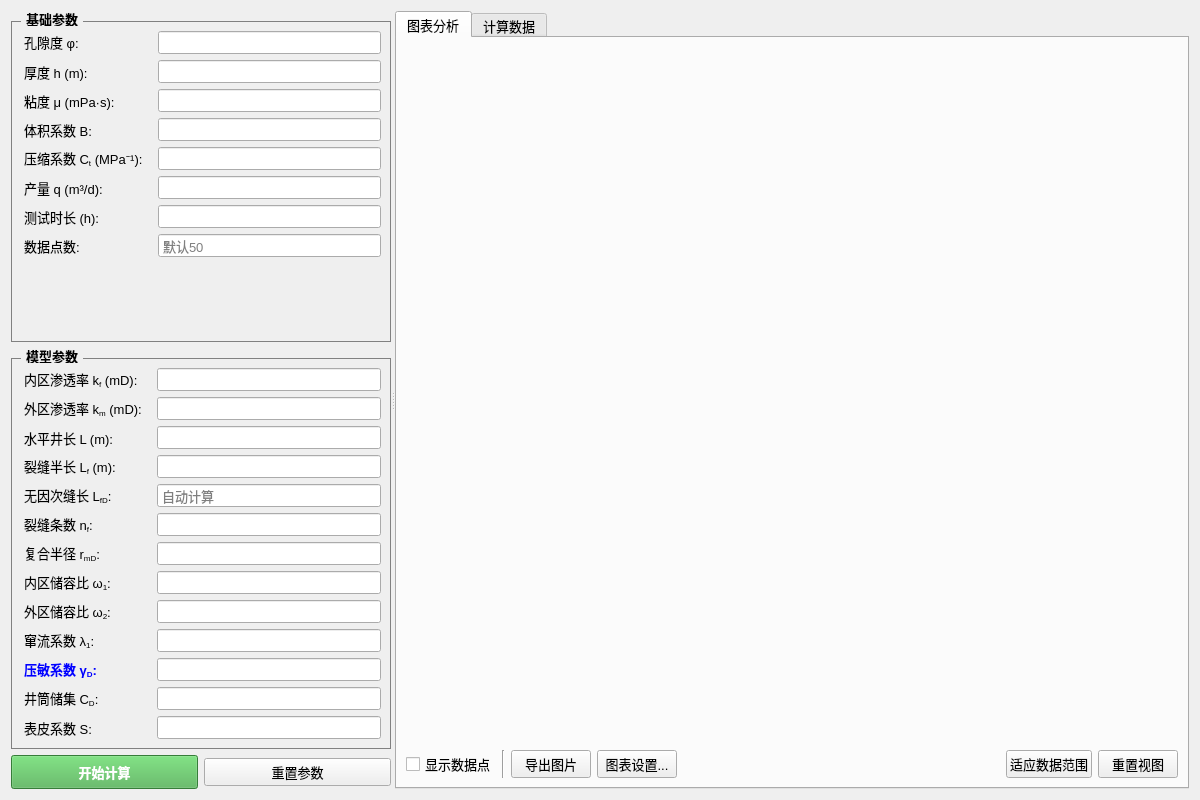
<?xml version="1.0" encoding="UTF-8"?>
<ui version="4.0">
 <class>ModelWidget1</class>
 <widget class="QWidget" name="ModelWidget1">
  <property name="geometry">
   <rect>
    <x>0</x>
    <y>0</y>
    <width>1200</width>
    <height>800</height>
   </rect>
  </property>
  <property name="windowTitle">
   <string>ModelWidget1 - 变井储压裂水平井</string>
  </property>
  <property name="styleSheet">
   <string notr="true">QWidget { color: black; font-family: &quot;Microsoft YaHei&quot;; font-size: 10pt; } QGroupBox { font-weight: bold; border: 1px solid gray; margin-top: 10px; } QGroupBox::title { subcontrol-origin: margin; left: 10px; padding: 0 3px; } QLineEdit { padding: 2px; } QLabel { padding-right: 5px; }</string>
  </property>
  <layout class="QHBoxLayout" name="horizontalLayout">
   <item>
    <widget class="QSplitter" name="splitter">
     <property name="orientation">
      <enum>Qt::Horizontal</enum>
     </property>
     <widget class="QWidget" name="leftPanel" native="true">
      <property name="maximumSize">
       <size>
        <width>380</width>
        <height>16777215</height>
       </size>
      </property>
      <layout class="QVBoxLayout" name="verticalLayout">
       <item>
        <widget class="QGroupBox" name="basicParamGroup">
         <property name="title">
          <string>基础参数</string>
         </property>
         <layout class="QFormLayout" name="formLayout_Base">
          <item row="0" column="0">
           <widget class="QLabel" name="label_phi">
            <property name="text">
             <string>&lt;html&gt;&lt;head/&gt;&lt;body&gt;&lt;p&gt;孔隙度 φ:&lt;/p&gt;&lt;/body&gt;&lt;/html&gt;</string>
            </property>
           </widget>
          </item>
          <item row="0" column="1">
           <widget class="QLineEdit" name="phiEdit"/>
          </item>
          <item row="1" column="0">
           <widget class="QLabel" name="label_h">
            <property name="text">
             <string>厚度 h (m):</string>
            </property>
           </widget>
          </item>
          <item row="1" column="1">
           <widget class="QLineEdit" name="hEdit"/>
          </item>
          <item row="2" column="0">
           <widget class="QLabel" name="label_mu">
            <property name="text">
             <string>粘度 μ (mPa·s):</string>
            </property>
           </widget>
          </item>
          <item row="2" column="1">
           <widget class="QLineEdit" name="muEdit"/>
          </item>
          <item row="3" column="0">
           <widget class="QLabel" name="label_B">
            <property name="text">
             <string>体积系数 B:</string>
            </property>
           </widget>
          </item>
          <item row="3" column="1">
           <widget class="QLineEdit" name="BEdit"/>
          </item>
          <item row="4" column="0">
           <widget class="QLabel" name="label_Ct">
            <property name="text">
             <string>&lt;html&gt;&lt;head/&gt;&lt;body&gt;&lt;p&gt;压缩系数 C&lt;sub&gt;t&lt;/sub&gt; (MPa⁻¹):&lt;/p&gt;&lt;/body&gt;&lt;/html&gt;</string>
            </property>
           </widget>
          </item>
          <item row="4" column="1">
           <widget class="QLineEdit" name="CtEdit"/>
          </item>
          <item row="5" column="0">
           <widget class="QLabel" name="label_q">
            <property name="text">
             <string>产量 q (m³/d):</string>
            </property>
           </widget>
          </item>
          <item row="5" column="1">
           <widget class="QLineEdit" name="qEdit"/>
          </item>
          <item row="6" column="0">
           <widget class="QLabel" name="label_t">
            <property name="text">
             <string>测试时长 (h):</string>
            </property>
           </widget>
          </item>
          <item row="6" column="1">
           <widget class="QLineEdit" name="tEdit"/>
          </item>
          <item row="7" column="0">
           <widget class="QLabel" name="label_points">
            <property name="text">
             <string>数据点数:</string>
            </property>
           </widget>
          </item>
          <item row="7" column="1">
           <widget class="QLineEdit" name="pointsEdit">
            <property name="placeholderText">
             <string>默认50</string>
            </property>
           </widget>
          </item>
         </layout>
        </widget>
       </item>
       <item>
        <widget class="QGroupBox" name="modelParamGroup">
         <property name="title">
          <string>模型参数</string>
         </property>
         <layout class="QFormLayout" name="formLayout_Model">
          <item row="0" column="0">
           <widget class="QLabel" name="label_kf">
            <property name="text">
             <string>&lt;html&gt;&lt;head/&gt;&lt;body&gt;&lt;p&gt;内区渗透率 k&lt;sub&gt;f&lt;/sub&gt; (mD):&lt;/p&gt;&lt;/body&gt;&lt;/html&gt;</string>
            </property>
           </widget>
          </item>
          <item row="0" column="1">
           <widget class="QLineEdit" name="kfEdit"/>
          </item>
          <item row="1" column="0">
           <widget class="QLabel" name="label_km">
            <property name="text">
             <string>&lt;html&gt;&lt;head/&gt;&lt;body&gt;&lt;p&gt;外区渗透率 k&lt;sub&gt;m&lt;/sub&gt; (mD):&lt;/p&gt;&lt;/body&gt;&lt;/html&gt;</string>
            </property>
           </widget>
          </item>
          <item row="1" column="1">
           <widget class="QLineEdit" name="kmEdit"/>
          </item>
          <item row="2" column="0">
           <widget class="QLabel" name="label_L">
            <property name="text">
             <string>水平井长 L (m):</string>
            </property>
           </widget>
          </item>
          <item row="2" column="1">
           <widget class="QLineEdit" name="LEdit"/>
          </item>
          <item row="3" column="0">
           <widget class="QLabel" name="label_Lf">
            <property name="text">
             <string>&lt;html&gt;&lt;head/&gt;&lt;body&gt;&lt;p&gt;裂缝半长 L&lt;sub&gt;f&lt;/sub&gt; (m):&lt;/p&gt;&lt;/body&gt;&lt;/html&gt;</string>
            </property>
           </widget>
          </item>
          <item row="3" column="1">
           <widget class="QLineEdit" name="LfEdit"/>
          </item>
          <item row="4" column="0">
           <widget class="QLabel" name="label_LfD">
            <property name="text">
             <string>&lt;html&gt;&lt;head/&gt;&lt;body&gt;&lt;p&gt;无因次缝长 L&lt;sub&gt;fD&lt;/sub&gt;:&lt;/p&gt;&lt;/body&gt;&lt;/html&gt;</string>
            </property>
           </widget>
          </item>
          <item row="4" column="1">
           <widget class="QLineEdit" name="LfDEdit">
            <property name="readOnly">
             <bool>true</bool>
            </property>
            <property name="placeholderText">
             <string>自动计算</string>
            </property>
           </widget>
          </item>
          <item row="5" column="0">
           <widget class="QLabel" name="label_nf">
            <property name="text">
             <string>&lt;html&gt;&lt;head/&gt;&lt;body&gt;&lt;p&gt;裂缝条数 n&lt;sub&gt;f&lt;/sub&gt;:&lt;/p&gt;&lt;/body&gt;&lt;/html&gt;</string>
            </property>
           </widget>
          </item>
          <item row="5" column="1">
           <widget class="QLineEdit" name="nfEdit"/>
          </item>
          <item row="6" column="0">
           <widget class="QLabel" name="label_rmD">
            <property name="text">
             <string>&lt;html&gt;&lt;head/&gt;&lt;body&gt;&lt;p&gt;复合半径 r&lt;sub&gt;mD&lt;/sub&gt;:&lt;/p&gt;&lt;/body&gt;&lt;/html&gt;</string>
            </property>
           </widget>
          </item>
          <item row="6" column="1">
           <widget class="QLineEdit" name="rmDEdit"/>
          </item>
          <item row="7" column="0">
           <widget class="QLabel" name="label_omga1">
            <property name="text">
             <string>&lt;html&gt;&lt;head/&gt;&lt;body&gt;&lt;p&gt;内区储容比 ω&lt;sub&gt;1&lt;/sub&gt;:&lt;/p&gt;&lt;/body&gt;&lt;/html&gt;</string>
            </property>
           </widget>
          </item>
          <item row="7" column="1">
           <widget class="QLineEdit" name="omga1Edit"/>
          </item>
          <item row="8" column="0">
           <widget class="QLabel" name="label_omga2">
            <property name="text">
             <string>&lt;html&gt;&lt;head/&gt;&lt;body&gt;&lt;p&gt;外区储容比 ω&lt;sub&gt;2&lt;/sub&gt;:&lt;/p&gt;&lt;/body&gt;&lt;/html&gt;</string>
            </property>
           </widget>
          </item>
          <item row="8" column="1">
           <widget class="QLineEdit" name="omga2Edit"/>
          </item>
          <item row="9" column="0">
           <widget class="QLabel" name="label_remda1">
            <property name="text">
             <string>&lt;html&gt;&lt;head/&gt;&lt;body&gt;&lt;p&gt;窜流系数 λ&lt;sub&gt;1&lt;/sub&gt;:&lt;/p&gt;&lt;/body&gt;&lt;/html&gt;</string>
            </property>
           </widget>
          </item>
          <item row="9" column="1">
           <widget class="QLineEdit" name="remda1Edit"/>
          </item>
          <item row="10" column="0">
           <widget class="QLabel" name="label_gamaD">
            <property name="styleSheet">
             <string notr="true">color: blue; font-weight: bold;</string>
            </property>
            <property name="text">
             <string>&lt;html&gt;&lt;head/&gt;&lt;body&gt;&lt;p&gt;压敏系数 γ&lt;sub&gt;D&lt;/sub&gt;:&lt;/p&gt;&lt;/body&gt;&lt;/html&gt;</string>
            </property>
            <property name="toolTip">
             <string>渗透率模量</string>
            </property>
           </widget>
          </item>
          <item row="10" column="1">
           <widget class="QLineEdit" name="gamaDEdit"/>
          </item>
          <item row="11" column="0">
           <widget class="QLabel" name="label_cD">
            <property name="text">
             <string>&lt;html&gt;&lt;head/&gt;&lt;body&gt;&lt;p&gt;井筒储集 C&lt;sub&gt;D&lt;/sub&gt;:&lt;/p&gt;&lt;/body&gt;&lt;/html&gt;</string>
            </property>
           </widget>
          </item>
          <item row="11" column="1">
           <widget class="QLineEdit" name="cDEdit"/>
          </item>
          <item row="12" column="0">
           <widget class="QLabel" name="label_s">
            <property name="text">
             <string>表皮系数 S:</string>
            </property>
           </widget>
          </item>
          <item row="12" column="1">
           <widget class="QLineEdit" name="sEdit"/>
          </item>
         </layout>
        </widget>
       </item>
       <item>
        <layout class="QHBoxLayout" name="horizontalLayout_Btns">
         <item>
          <widget class="QPushButton" name="calculateButton">
           <property name="styleSheet">
            <string notr="true">background-color: #4CAF50; color: white; font-weight: bold; padding: 6px;</string>
           </property>
           <property name="text">
            <string>开始计算</string>
           </property>
          </widget>
         </item>
         <item>
          <widget class="QPushButton" name="resetButton">
           <property name="text">
            <string>重置参数</string>
           </property>
          </widget>
         </item>
        </layout>
       </item>
      </layout>
     </widget>
     <widget class="QWidget" name="rightPanel" native="true">
      <layout class="QVBoxLayout" name="rightLayout">
       <item>
        <widget class="QTabWidget" name="tabWidget_Right">
         <property name="currentIndex">
          <number>0</number>
         </property>
         <widget class="QWidget" name="tab_Chart">
          <attribute name="title">
           <string>图表分析</string>
          </attribute>
          <layout class="QVBoxLayout" name="verticalLayout_ChartTab">
           <item>
            <widget class="QWidget" name="chartContainer" native="true">
             <property name="sizePolicy">
              <sizepolicy hsizetype="Expanding" vsizetype="Expanding">
               <horstretch>0</horstretch>
               <verstretch>0</verstretch>
              </sizepolicy>
             </property>
            </widget>
           </item>
           <item>
            <layout class="QHBoxLayout" name="horizontalLayout_ChartTools">
             <item>
              <widget class="QCheckBox" name="checkShowPoints">
               <property name="text">
                <string>显示数据点</string>
               </property>
              </widget>
             </item>
             <item>
              <widget class="Line" name="line">
               <property name="orientation">
                <enum>Qt::Vertical</enum>
               </property>
              </widget>
             </item>
             <item>
              <widget class="QPushButton" name="btnExportImage">
               <property name="text">
                <string>导出图片</string>
               </property>
              </widget>
             </item>
             <item>
              <widget class="QPushButton" name="chartSettingsButton">
               <property name="text">
                <string>图表设置...</string>
               </property>
              </widget>
             </item>
             <item>
              <spacer name="horizontalSpacer">
               <property name="orientation">
                <enum>Qt::Horizontal</enum>
               </property>
               <property name="sizeHint" stdset="0">
                <size>
                 <width>40</width>
                 <height>20</height>
                </size>
               </property>
              </spacer>
             </item>
             <item>
              <widget class="QPushButton" name="fitToDataButton">
               <property name="text">
                <string>适应数据范围</string>
               </property>
              </widget>
             </item>
             <item>
              <widget class="QPushButton" name="resetViewButton">
               <property name="text">
                <string>重置视图</string>
               </property>
              </widget>
             </item>
            </layout>
           </item>
          </layout>
         </widget>
         <widget class="QWidget" name="tab_Data">
          <attribute name="title">
           <string>计算数据</string>
          </attribute>
          <layout class="QVBoxLayout" name="verticalLayout_DataTab">
           <item>
            <widget class="QTextEdit" name="resultTextEdit">
             <property name="readOnly">
              <bool>true</bool>
             </property>
            </widget>
           </item>
           <item>
            <widget class="QPushButton" name="btnExportData">
             <property name="text">
              <string>导出数据 (.csv)</string>
             </property>
            </widget>
           </item>
          </layout>
         </widget>
        </widget>
       </item>
      </layout>
     </widget>
    </widget>
   </item>
  </layout>
 </widget>
 <resources/>
 <connections/>
</ui>
